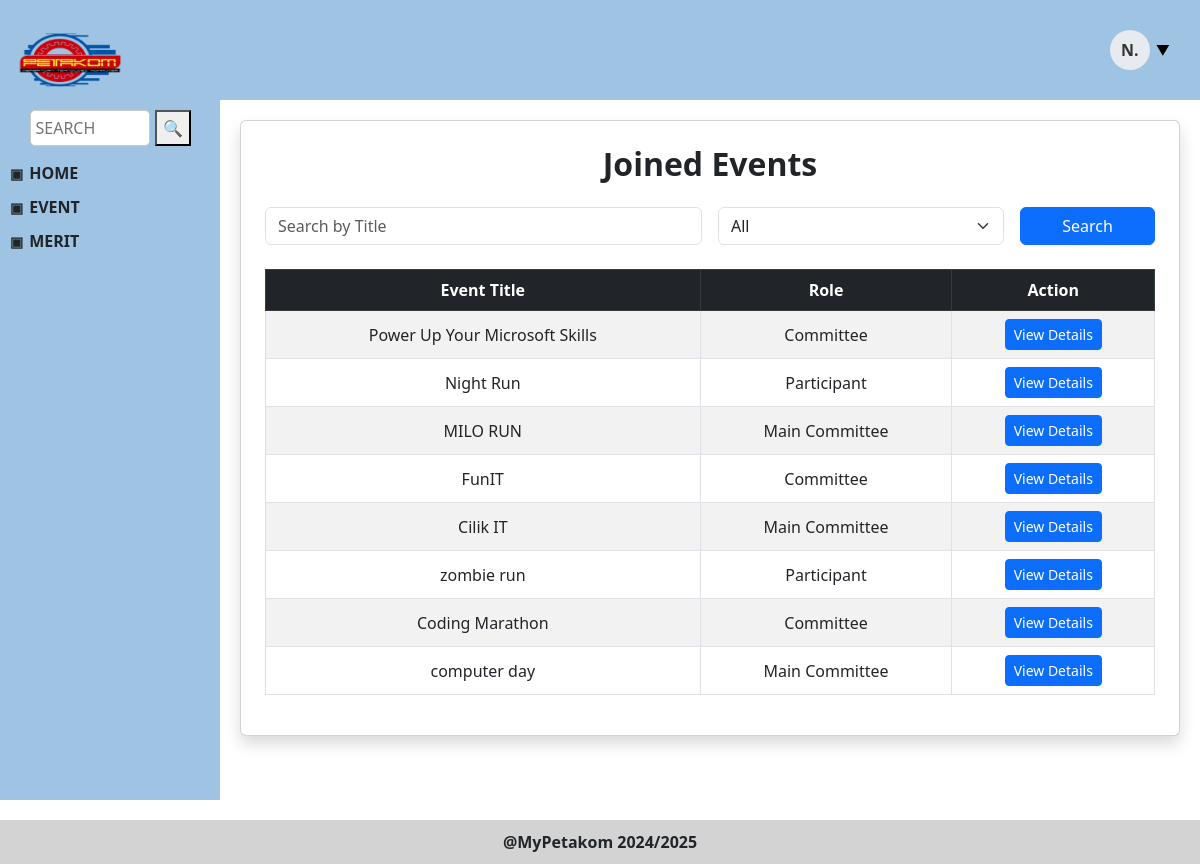
The page /student_view_event.php (signed in) on the database its author committed.
### tables this page shows
CREATE TABLE `committee` (
  `committee_id` int(10) NOT NULL,
  `member_id` int(5) NOT NULL,
  `event_id` varchar(10) NOT NULL,
  `committee_role` varchar(50) NOT NULL
);

CREATE TABLE `event` (
  `event_id` varchar(10) NOT NULL,
  `staff_id` varchar(10) NOT NULL,
  `event_title` varchar(50) NOT NULL,
  `event_date` date NOT NULL,
  `event_description` varchar(200) NOT NULL,
  `event_status` varchar(50) NOT NULL,
  `event_qr` blob DEFAULT NULL,
  `event_geolocation` point DEFAULT NULL,
  `event_approval` mediumblob NOT NULL,
  `event_level` varchar(20) NOT NULL,
  `merit_status` varchar(20) NOT NULL
);

### student_view_event.php (the view, shortened to what this page needs)
<?php
$conn = new mysqli("localhost", "root", "", "mypetakom");
$student_id = $_SESSION['user_id'];
$get_member = $conn->query("SELECT member_id FROM member WHERE student_id = '$student_id'");
$member_id = $get_member->fetch_assoc()['member_id'];
$search_title = isset($_GET['search_title']) ? mysqli_real_escape_string($conn, $_GET['search_title']) : '';
$query = "
SELECT event.event_id, event.event_title, event.event_date, committee.committee_role
FROM committee
JOIN event ON committee.event_id = event.event_id
WHERE committee.member_id = '$member_id'
";
$query .= " ORDER BY event.event_date DESC";
$result = $conn->query($query);
?>
<!DOCTYPE html>
<html>
<head>
  <link rel="stylesheet" href="STYLE1/student_style.css">
  <link href="https://cdn.jsdelivr.net/npm/bootstrap@5.3.0/dist/css/bootstrap.min.css" rel="stylesheet">
</head>
<body>
  <div class="sidebar">
    <a href="student_dashboard.php">
    <img src="IMAGES/LogoPetakom.png" alt="PETAKOM Logo" />
	</a>
    <div class="search-box">
      <input type="text" placeholder="SEARCH" />
      <button>🔍</button>
    </div>
    <div class="menu">
      <div class="menu-title" onclick="toggleMenu('home')">HOME</div>
      <div class="menu-title" onclick="toggleMenu('event')">EVENT</div>
      <div class="menu-title" onclick="toggleMenu('merit')">MERIT</div>
    </div>
  </div>
  <div class="topbar">
    <div class="dropdown">
      <div class="profile-wrapper">
        <div class="profile-circle">N.</div>
        <span class="dropdown-icon">▼</span>
      </div>
    </div>
  </div>
	<div class="content">
		<div class="card shadow p-4">
		<h2 class="mb-4 text-center"><b>Joined Events</b></h2>
	    <form method="GET" class="row g-3 mb-4">
			<div class="col-md-6">
				<input type="text" name="search_title" class="form-control" placeholder="Search by Title" value="<?= htmlspecialchars($search_title) ?>">
			</div>
			<div class="col-md-4">
				<select name="search_status" class="form-select">
					<option value="">All</option>
				</select>
			</div>
			<div class="col-md-2">
				<button type="submit" class="btn btn-primary w-100">Search</button>
			</div>
		</form>
		<?php if ($result->num_rows > 0): ?>
		  <div class="table-responsive">
			<table class="table table-bordered table-striped align-middle text-center">
			  <thead class="table-dark">
				<tr>
				  <th>Event Title</th>
				  <th>Role</th>
				  <th>Action</th>
				</tr>
			  </thead>
			  <tbody>
				<?php while ($row = $result->fetch_assoc()): ?>
				  <tr>
					<td><?= htmlspecialchars($row['event_title']) ?></td>
					<td><?= htmlspecialchars($row['committee_role']) ?></td>
					<td>
					  <a href="student_event_details.php?event_id=<?= $row['event_id'] ?>" class="btn btn-primary btn-sm">
						View Details
					  </a>
					</td>
				  </tr>
				<?php endwhile; ?>
			  </tbody>
			</table>
		  </div>
		<?php else: ?>
		  <div class="alert alert-warning text-center">You are not assigned to any events yet.</div>
		<?php endif; ?>
	  </div>
	</div>
		<div class="footer">
		@MyPetakom 2024/2025
		</div>
</body>
</html>

### STYLE1/student_style.css (style rules this page uses)
body { margin: 0; font-family: 'Segoe UI', sans-serif; }
.sidebar { width: 220px; background-color: #9ec3e3; height: 100vh; position: fixed; padding: 10px; box-sizing: border-box; overflow-y: auto; }
.sidebar img { width: 120px; height: 100px; display: block; }
.search-box { display: flex; justify-content: center; margin-bottom: 15px; }
.search-box input { padding: 5px; border-radius: 5px; border: 1px solid #ccc; width: 120px; margin-right: 5px; }
.menu-title { cursor: pointer; font-weight: bold; margin: 10px 0 5px; display: flex; align-items: center; font-size: 16px; }
.menu-title::before { content: "▣"; margin-right: 6px; font-size: 14px; }
.topbar { background-color: #9ec3e3; height: 100px; margin-left: 220px; display: flex; justify-content: flex-end; align-items: center; padding-right: 30px; position: sticky; top: 0; z-index: 1; }
.profile-wrapper { display: flex; align-items: center; cursor: pointer; }
.profile-circle { width: 40px; height: 40px; border-radius: 50%; background-color: #e7eaee; color: #333; display: flex; align-items: center; justify-content: center; font-weight: bold; font-size: 16px; margin-right: 6px; }
.dropdown-icon { font-size: 14px; color: black; }
.dropdown { position: relative; display: inline-block; }
.content { margin-left: 220px; padding: 20px; background-color: #ffffff; min-height: 90vh; }
.footer { background-color: #d3d3d3; text-align: center; padding: 10px; font-weight: bold; }

### rows shown on the page
committee: event.event_title "Power Up Your Microsoft Skills", committee_role "Committee"
committee: event.event_title "Night Run", committee_role "Participant"
committee: event.event_title "MILO RUN", committee_role "Main Committee"
committee: event.event_title "FunIT", committee_role "Committee"
committee: event.event_title "Cilik IT", committee_role "Main Committee"
committee: event.event_title "zombie run", committee_role "Participant"
committee: event.event_title "Coding Marathon", committee_role "Committee"
committee: event.event_title "computer day", committee_role "Main Committee"
